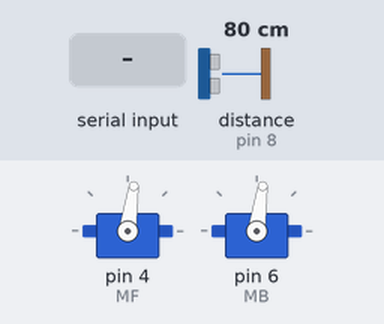
A sketch run on a simulated Arduino Uno, built with avr-gcc and run on an emulated ATmega328P. On the bench: 2 × servo. Inputs (shaded band) come from the test bench; at power-on: distance to the obstacle (sensor on pin 8) 80 cm. What the sketch prints to the serial monitor is not drawn.

Above: at 2.9 s.
3.0 s: "D" received over the second serial link
At 5.85 s:
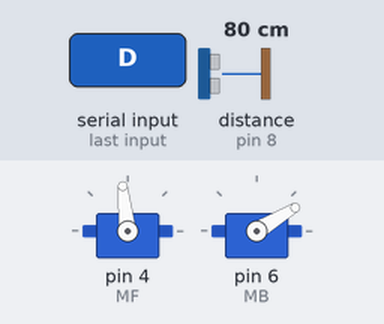
7.8 s: "G" received over the second serial link
At 9.07 s:
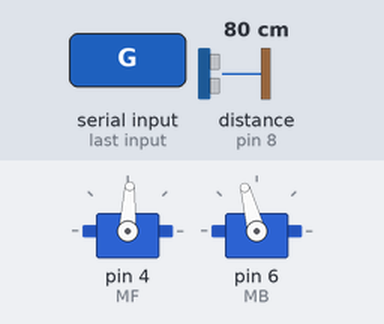
12.7 s: "D" received over the second serial link
At 13.63 s:
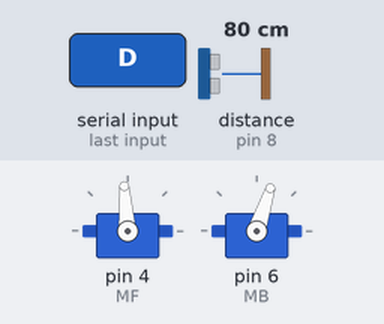
16.6 s: "G" received over the second serial link
Timing chart, 0 to 24.8 s (numbered marks = the images above; inputs shaded):
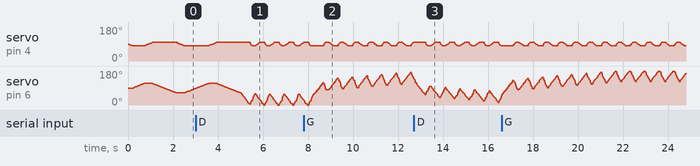

The sketch:

bugrobot-bluetooth.ino
```cpp
#include <NewPing.h>
#include <VarSpeedServo.h>
#include <SoftwareSerial.h>

#define BUFF_SIZE 256

SoftwareSerial monB(9, 12);

VarSpeedServo MF;
VarSpeedServo MB;

const int ultrasonPin = 8;

NewPing sonar(ultrasonPin, ultrasonPin );

const int hm[2] = {90, 90}; // Home position, you need to set them
const int speed_ = 30; // Slow speed

char c = 'U';

const int nbrPos = 2;
const int amplitudeBackDeg = 25;
const int amplitudeFrontDeg = 8;
const int stoper [2] = {0,0};
const int avancer [nbrPos][2] = {
    {-amplitudeFrontDeg, amplitudeBackDeg},
    {amplitudeFrontDeg, -amplitudeBackDeg}
};
const int reculer [nbrPos][2] = {
    {-amplitudeFrontDeg, -amplitudeBackDeg},
    {amplitudeFrontDeg, amplitudeBackDeg}
};
const int droite [nbrPos][2] = {
    {-amplitudeFrontDeg + 20 , amplitudeBackDeg - 20},
    {amplitudeFrontDeg, -amplitudeBackDeg}
};
const int gauche [3][2] = {
    {-amplitudeFrontDeg - 20  , amplitudeBackDeg + 80},
    {-amplitudeFrontDeg - 10  , amplitudeBackDeg },
    {amplitudeFrontDeg, -amplitudeBackDeg}
};

void setup() {
    // put your setup code here, to run once:
    MF.attach(4);  //Front motor
    MB.attach(6);  //Back motor

  // Ouvre la voie série avec le module BT
    monB.begin(9600);


    MF.write(hm[0], speed_, true);
    MB.write(hm[1], speed_, true);
    Serial.begin(115200);
}

void loop() {
    // put your main code here, to run repeatedly:
 bluetooth();
}

void bluetooth() {
  while(monB.available()){
    c = monB.read(); // get Last value pushed
  }

  switch(c)
  {
    case 'A':
      robotAvancer();
      break;
    case 'R':
      robotReculer();
      break;
    case 'D':
      robotTournerADroite();
      break;
    case 'G':
      robotTournerAGauche();
      break;
    case 'S':
      robotStop();
      break;
    case 'U':
      ultrason();
      break;
  }
}

void ultrason(){
   // put your main code here, to run repeatedly:
    int d = distance();
    if(d < 10){
        while(d < 12){
            d = distance();
            robotReculer();
        }
        while(d < 20){
            d = distance();
            robotTournerAGauche();
        }
    }
    else{
        robotAvancer();
    }
}

unsigned int distance()
{
    unsigned int duration, distance;
    delayMicroseconds(40);

    duration = sonar.ping();

    // Distance proportionnelle à la durée de sortie
    distance = duration/US_ROUNDTRIP_CM;
    Serial.print(duration);
    Serial.print(" ");
    Serial.println(distance);
    if(distance > 40 || distance < 3)
        return 25;
    return distance;
}

void bouger(const int pos[])
{
    MF.write(hm[0] + pos[0], speed_, true);
    MB.write(hm[1] + pos[1], speed_, true);
}

void robotStop()
{
    bouger(stoper);
}

void robotAvancer()
{
    for(int x=0; x<nbrPos; x++){
        bouger(avancer[x]);
    }
}

void robotReculer()
{
    for(int x=0; x<nbrPos; x++){
        bouger(reculer[x]);
    }
}

void robotTournerAGauche()
{
    MB.slowmove(180 , 100);
    MF.slowmove(hm[0] - amplitudeFrontDeg, 50);
    delay(400);
    MF.slowmove(hm[0] + amplitudeFrontDeg, 100);
    MB.slowmove(80, 150);
    delay(250);

}

void robotTournerADroite()
{
    MB.slowmove(0, 100);
    MF.slowmove(hm[0] + amplitudeFrontDeg, 50);
    delay(400);
    MF.slowmove(hm[0] - amplitudeFrontDeg, 100);
    MB.slowmove(100, 150);
    delay(250);
}
```
